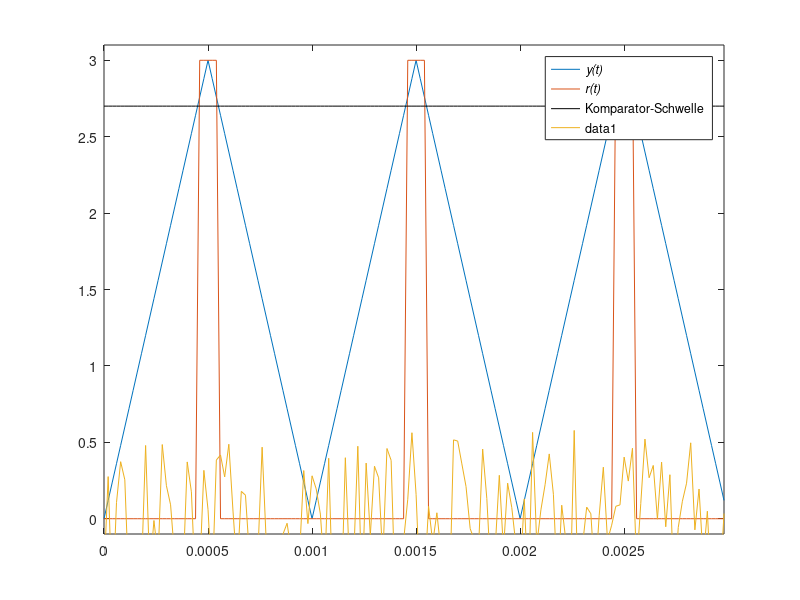
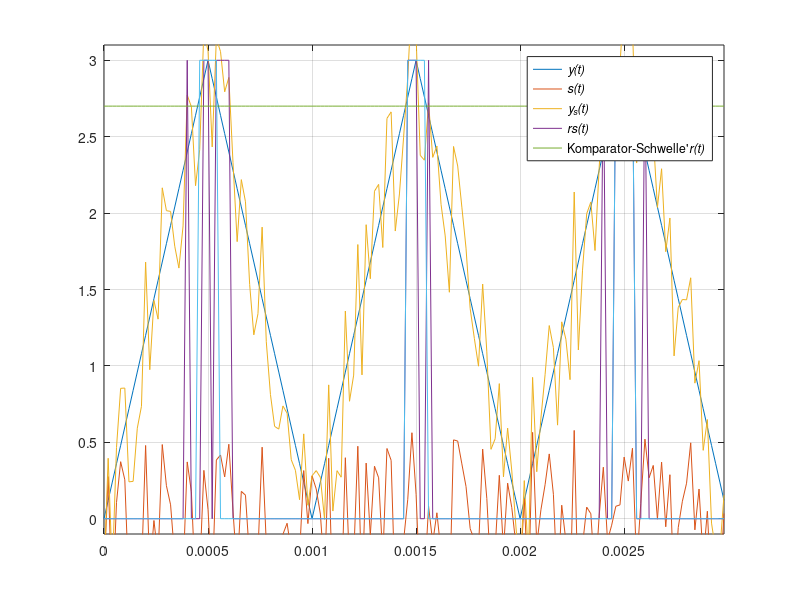
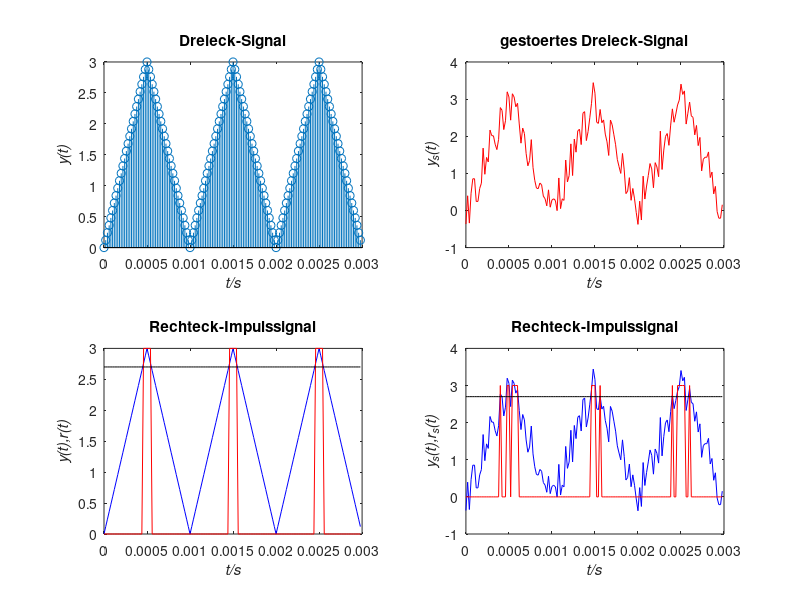

Write MATLAB code to recreate these figures, in order.
%2.Labor 

clc
clear all
close all

f = 1000 %Hz
A = 3 % volt
As = A/5 % volt
N0=50 % punkte
P = 3 % periode
S=9/10*A %volt
S1=S%volt
S2=S-0.5%volt

T= 1/f %sekunde
dt= T/N0 %schrittweite
t1=(0:dt:(T/2-dt))
y1t=(2*A*t1/T)
stem(t1,y1t)
plot(t1,y1t,'r')
xlabel('{\itt}/s')
ylabel('{\ity_1(t)}')
grid on 

t2=(T/2:dt:(T-dt))
y2t=(A-(2*A/T*(t2-(T/2))))
stem(t2,y2t)

yPt=[y1t y2t]
tP=[t1 t2]
stem(tP,yPt)

yt=repmat(yPt,1,P)
t=(0:dt:P*T-dt)
%stem (t,yt) 
plot(t,yt)
hold on

v1=yt>S % S=9/10A, if yt>S dann ergibt '1' 
rt=v1.*A % alle '1' wird mit A=3 multipliziert
plot(t,rt)
Kt=S*ones(1,length(t))
plot(t,Kt,'k')
legend('{\ity(t)}','{\itr(t)}','Komparator-Schwelle')
%stem(t,v1,'g')
axis([0 max(t) -0.1,A+0.1])

st1=rand(1,length(yt)) % wertebereich<0,1>
stn=2*(st1-0.5)
st=As*stn
plot(t,st)

yst=yt+st
rst=A*(yst>Kt)
figure(2)
plot(t,yt,t,st,t,yst,t,rst,t,Kt,t,rt)
axis([0 max(t) -0.1,A+0.1])
grid on
legend('{\ity(t)}','\its(t)','\ity_s(t)','{\itrs(t)}','Komparator-Schwelle''\itr(t)')

figure(3)
    subplot(2, 2, 1)
    stem(t, yt)
    title('Dreieck-Signal')
    xlabel('\itt/s')
    ylabel('\ity(t)')
    subplot(2, 2, 2)
    plot(t, yst, 'red')
    title('gestoertes Dreieck-Signal')
    xlabel('\itt/s')
    ylabel('\ity_s(t)')
    subplot(2, 2, 3)
    plot(t, yt, 'blue', t, rt, 'red', t, Kt, 'black')
    title('Rechteck-Impulssignal')
    xlabel('\itt/s')
    ylabel('\ity(t),r(t)')
    subplot(2, 2, 4)
    plot(t, yst, 'blue', t, rst, 'red', t, Kt, 'black')
    title('Rechteck-Impulssignal')
    xlabel('\itt/s')
    ylabel('\ity_s(t),r_s(t)')


















